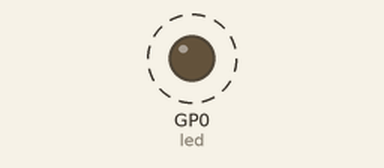
A program run on a simulated Raspberry Pi Pico running MicroPython. Shown: output pins drawn as LEDs (lit = HIGH). Dashed ring = blinking. Library files of the repository ran but are not shown: 1 file(s); what the program prints to the serial console is not drawn. At 2.0 s the program stops and its outputs stay as they are.

Above: at 0.05 s.
Timing chart, 0 to 3.0 s (numbered marks = the images above):
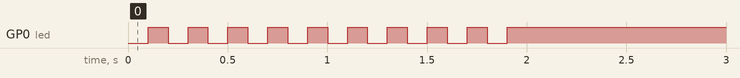

The program:

main.py
```python
# (licence header left out)
print("Loading module main ...")

import os
import sys
import time
import machine

sys.path.append("/lib")


# rp2040 board
led    = machine.Pin(0, mode=machine.Pin.OUT)


def blink(n):
  for i in range(n):
    led.value(0)
    time.sleep_ms(100)
    led.value(1)
    time.sleep_ms(100)


#import wifi
#if not wifi.connectRetry():
#    print("Unable to connect to wifi. Blocking here")
#    blink(1000*1000*1000)

#print("Connected to accespoint")

#if machine.reset_cause() == machine.SOFT_RESET:
#    print ("Soft reset, doing nothing")
#    print('Connected!! network config:', wifi.wlan.ifconfig())

try:
    print ("Starting application")
    blink(10)
    os.chdir('/test')
    import test

except Exception as e:
    print ("Exception:",e)
except  KeyboardInterrupt:
    print ("KeyboardInterrupt")
```

Measured:
- by itself, GP0 (led): alternates HIGH for 0.10 s and LOW for 0.10 s, 19 changes in all, then stays HIGH
